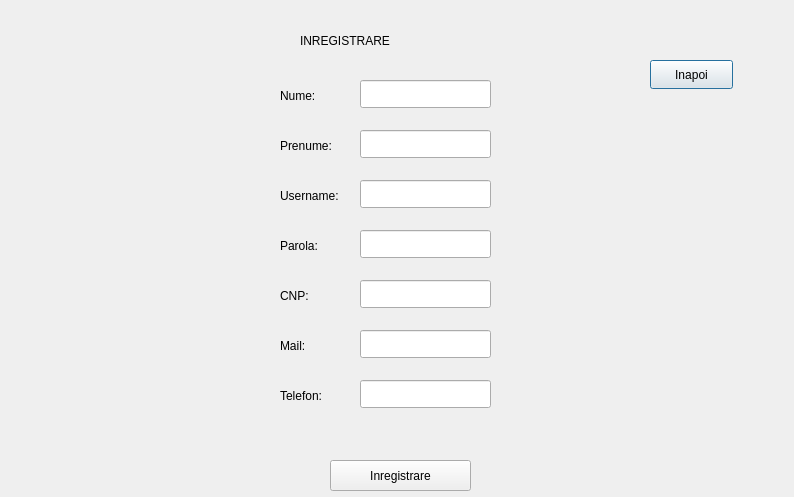
<?xml version="1.0" encoding="UTF-8"?>
<ui version="4.0">
 <class>fereastraInregistrare</class>
 <widget class="QDialog" name="fereastraInregistrare">
  <property name="geometry">
   <rect>
    <x>0</x>
    <y>0</y>
    <width>794</width>
    <height>497</height>
   </rect>
  </property>
  <property name="windowTitle">
   <string>Dialog</string>
  </property>
  <property name="styleSheet">
   <string notr="true">#fereastraInregistrare
{
background:url(:/imaginebuna.png)
}</string>
  </property>
  <widget class="QLabel" name="labelInregistrare">
   <property name="geometry">
    <rect>
     <x>300</x>
     <y>10</y>
     <width>251</width>
     <height>61</height>
    </rect>
   </property>
   <property name="styleSheet">
    <string notr="true">font: 20pt &quot;Times New Roman&quot;;</string>
   </property>
   <property name="text">
    <string>INREGISTRARE</string>
   </property>
  </widget>
  <widget class="QWidget" name="widget" native="true">
   <property name="geometry">
    <rect>
     <x>270</x>
     <y>40</y>
     <width>271</width>
     <height>371</height>
    </rect>
   </property>
   <widget class="QLabel" name="labelNume">
    <property name="geometry">
     <rect>
      <x>10</x>
      <y>40</y>
      <width>71</width>
      <height>31</height>
     </rect>
    </property>
    <property name="text">
     <string>Nume:</string>
    </property>
   </widget>
   <widget class="QLineEdit" name="lineEditNume">
    <property name="geometry">
     <rect>
      <x>90</x>
      <y>40</y>
      <width>131</width>
      <height>28</height>
     </rect>
    </property>
   </widget>
   <widget class="QLineEdit" name="lineEditPrenume">
    <property name="geometry">
     <rect>
      <x>90</x>
      <y>90</y>
      <width>131</width>
      <height>28</height>
     </rect>
    </property>
   </widget>
   <widget class="QLabel" name="labelPrenume">
    <property name="geometry">
     <rect>
      <x>10</x>
      <y>90</y>
      <width>71</width>
      <height>31</height>
     </rect>
    </property>
    <property name="text">
     <string>Prenume:</string>
    </property>
   </widget>
   <widget class="QLineEdit" name="lineEditUsername">
    <property name="geometry">
     <rect>
      <x>90</x>
      <y>140</y>
      <width>131</width>
      <height>28</height>
     </rect>
    </property>
   </widget>
   <widget class="QLabel" name="labelUsername">
    <property name="geometry">
     <rect>
      <x>10</x>
      <y>140</y>
      <width>71</width>
      <height>31</height>
     </rect>
    </property>
    <property name="text">
     <string>Username:</string>
    </property>
   </widget>
   <widget class="QLineEdit" name="lineEditParola">
    <property name="geometry">
     <rect>
      <x>90</x>
      <y>190</y>
      <width>131</width>
      <height>28</height>
     </rect>
    </property>
    <property name="echoMode">
     <enum>QLineEdit::Password</enum>
    </property>
   </widget>
   <widget class="QLabel" name="labelParola">
    <property name="geometry">
     <rect>
      <x>10</x>
      <y>190</y>
      <width>71</width>
      <height>31</height>
     </rect>
    </property>
    <property name="text">
     <string>Parola:</string>
    </property>
   </widget>
   <widget class="QLineEdit" name="lineEditCNP">
    <property name="geometry">
     <rect>
      <x>90</x>
      <y>240</y>
      <width>131</width>
      <height>28</height>
     </rect>
    </property>
   </widget>
   <widget class="QLabel" name="labelCNP">
    <property name="geometry">
     <rect>
      <x>10</x>
      <y>240</y>
      <width>71</width>
      <height>31</height>
     </rect>
    </property>
    <property name="text">
     <string>CNP:</string>
    </property>
   </widget>
   <widget class="QLineEdit" name="lineEditMail">
    <property name="geometry">
     <rect>
      <x>90</x>
      <y>290</y>
      <width>131</width>
      <height>28</height>
     </rect>
    </property>
   </widget>
   <widget class="QLabel" name="labelMail">
    <property name="geometry">
     <rect>
      <x>10</x>
      <y>290</y>
      <width>71</width>
      <height>31</height>
     </rect>
    </property>
    <property name="text">
     <string>Mail:</string>
    </property>
   </widget>
   <widget class="QLineEdit" name="lineEditTelefon">
    <property name="geometry">
     <rect>
      <x>90</x>
      <y>340</y>
      <width>131</width>
      <height>28</height>
     </rect>
    </property>
   </widget>
   <widget class="QLabel" name="labelTelefon">
    <property name="geometry">
     <rect>
      <x>10</x>
      <y>340</y>
      <width>71</width>
      <height>31</height>
     </rect>
    </property>
    <property name="text">
     <string>Telefon:</string>
    </property>
   </widget>
  </widget>
  <widget class="QPushButton" name="pushButtonInapoi">
   <property name="geometry">
    <rect>
     <x>650</x>
     <y>60</y>
     <width>83</width>
     <height>29</height>
    </rect>
   </property>
   <property name="text">
    <string>Inapoi</string>
   </property>
  </widget>
  <widget class="QPushButton" name="pushButtonInregistrare">
   <property name="geometry">
    <rect>
     <x>330</x>
     <y>460</y>
     <width>141</width>
     <height>31</height>
    </rect>
   </property>
   <property name="text">
    <string>Inregistrare</string>
   </property>
  </widget>
  <widget class="QLabel" name="labelInformatie">
   <property name="geometry">
    <rect>
     <x>280</x>
     <y>430</y>
     <width>311</width>
     <height>21</height>
    </rect>
   </property>
   <property name="text">
    <string/>
   </property>
  </widget>
 </widget>
 <resources/>
 <connections/>
</ui>
